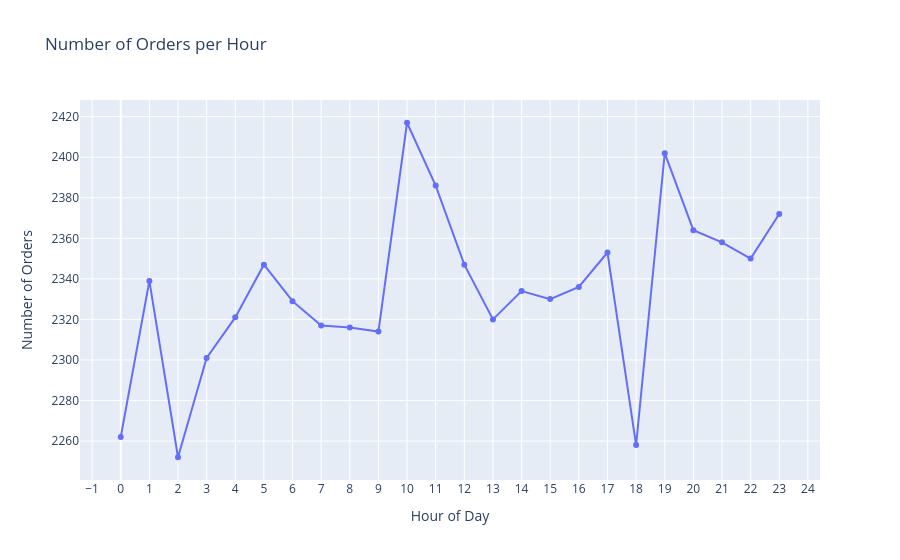

Notebook source saved alongside this figure:
### Code cell
hourly_orders = df_cleaned.groupby('Hour')['OrderID'].count().reset_index()

fig = px.line(hourly_orders, 
              x='Hour', 
              y='OrderID', 
              title='Number of Orders per Hour',
              labels={'Hour': 'Hour of Day', 'OrderID': 'Number of Orders'},
              markers=True)
fig.update_xaxes(dtick=1)
fig.show()

### Figure 1 — Plotly figure (JSON) as saved in the notebook; plotly's stock layout.template omitted (floating-point values rounded to 4 significant figures)
{"data": [{"hovertemplate": "Hour of Day=%{x}<br>Number of Orders=%{y}<extra></extra>", "legendgroup": "", "line": {"color": "#636efa", "dash": "solid"}, "marker": {"symbol": "circle"}, "mode": "lines+markers", "name": "", "orientation": "v", "showlegend": false, "type": "scatter", "x": [0, 1, 2, 3, 4, 5, 6, 7, 8, 9, 10, 11, 12, 13, 14, 15, 16, 17, 18, 19, 20, 21, 22, 23], "xaxis": "x", "y": [2262, 2339, 2252, 2301, 2321, 2347, 2329, 2317, 2316, 2314, 2417, 2386, 2347, 2320, 2334, 2330, 2336, 2353, 2258, 2402, 2364, 2358, 2350, 2372], "yaxis": "y"}], "layout": {"legend": {"tracegroupgap": 0}, "title": {"text": "Number of Orders per Hour"}, "xaxis": {"anchor": "y", "domain": [0, 1], "dtick": 1, "title": {"text": "Hour of Day"}}, "yaxis": {"anchor": "x", "domain": [0, 1], "title": {"text": "Number of Orders"}}}}
